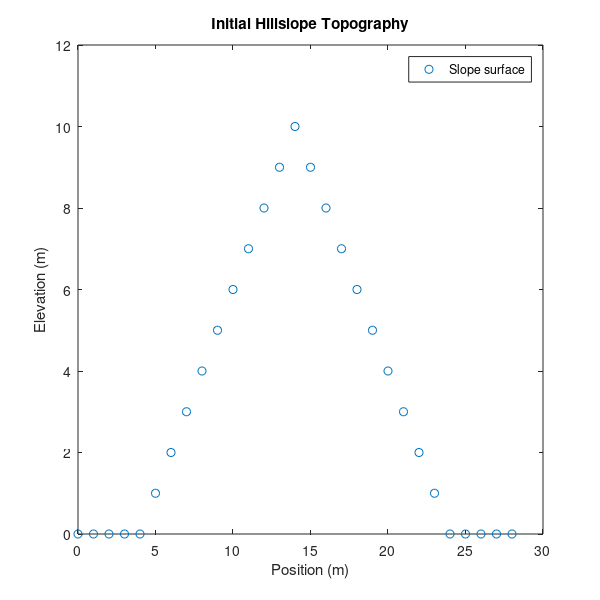
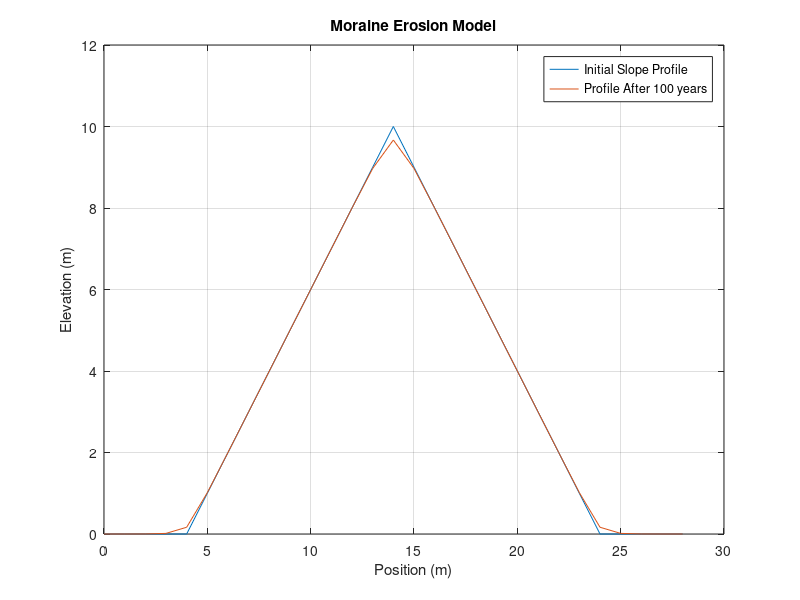

Write MATLAB code to recreate these figures, in order.
%% 
% *John Shuler*
%
% GEOS597 Homework #3: Hillslope evolution and plotting
%
% Due: 9/19/2016

close all;
clear all;
clc;
%% Part 1: The finite difference approximation
% *Step 1: Taylor Series expansion*
%
% $f(x,t+k)=f(x,t)+k*(\partial^2 f(x,t))/(\partial t)+(k^2/2)*((\partial^2 f(x,t))/\partial t^2)+ (k^3/6)*((\partial^3 f(x,t))/\partial t^3)$ ...
%
% *Step 2: The _forward_ difference operator for first derivatives*
%
% a.)   _O(h)_ represents all terms of order _h_ and higher. For the
% purposes of finite difference approximation here, these terms are
% dropped.
% 
% 
% b.)   $\partial f(x,t)/\partial t = (f(x,t+k)-f(x,t))/k + O(k)$  
%
% *Step 3: The _centered_ difference operator for second derivatives*
%
% $\partial^2 f(x,t+k)/\partial t^2 \approx (f(x,t+k)-2f(x,t)+f(x,t-k))/k^2$
%
% *Step 4: Approximate the derivatives*
%
% $\partial f(x,t)/\partial t \approx (f(x,t+k)-f(x,t))/k$
%% Part 2: The finite difference solution to the diffusion equation
%
% *Step 1: Approximate the partial differential equation*
% 
% $(z(x,t+k)-z(x,t))/k \approx \kappa*((z(x+h,t)-2(z(x,t)+z(x-h,t))/h^2)$
%
% *Step 2: Solve for the value of the function at time* _t+k_
%
% $z(x,t+k) \approx \kappa*k*((z(x+h,t)-2(z(x,t))+z(x-h,t))/h^2)+z(x,t)$
%
%% Part 3: Implementing the numerical solution
% *Step 1: Define parameters and constants*
kappa = 2*10^-3;        % topographic diffusivity [m^2/year]
dt    = 1;              % time step in [years]
dx    = 1;              % space interval [m]
%
%
% *Step 2: Make the initial model*
%
z = [0 0 0 0 0 1 2 3 4 5 6 7 8 9 10 9 8 7 6 5 4 3 2 1 0 0 0 0 0]; % [m]
nNode  = numel( z ); % [No] number of elements in the x-direction
xArray = ( 0 : nNode - 1 ) .* dx; % [m] make the x-position vector
%
% *At x = 14 m, z = 10 m, the maximum elevation.*
%
figure (1);
plot (xArray,z,'o');
title ('Initial Hillslope Topography')
xlabel ('Position (m)')
ylabel ('Elevation (m)')
legend ('Slope surface')
axis ([0 30 0 12])
set(gcf,'PaperUnits','inches','PaperPosition',[0 0 6 6])
print -dpng InitialCondition -r100
grid on
%
% *Step 3: Loop through time to compute the topography at* _t+dt_
%
tMax = 100;             % max time steps [years]
t0   = dt;              
zNew = zeros (nNode,tMax);
zNew(:,1) = z;
for it=t0+dt:dt:tMax;
    for ix=2:nNode-1;
    zNew(ix,it)=dt*kappa* ((zNew(ix+1,it-1) - 2*(zNew(ix,it-1)) + zNew(ix-1,it-1))/(dx^2)) + zNew(ix,it-1);
    end
end
%
% *Step 4: Plot results*
%
figure (2);
plot (xArray,z)
hold on;
plot (xArray,zNew(:,tMax))
legend ('Initial Slope Profile','Profile After 100 years')
title ('Moraine Erosion Model')
xlabel ('Position (m)')
ylabel ('Elevation (m)')
axis ([0 30 0 12])
grid on
 %
 %% Part 4: Discussion
 % Increasing tMax from 100 years to 1 million years significantly increases 
 % the rounding of the top of the moraine. More material is removed and deposited 
 % at the foot if the duration of exposure is increased, all other 
 % variables being constant. This is consistent with
 % our current understanding of moraine erosion and deposition (Putkonen et
 % al, 2008). In this example, our final moraine height varied from ~9.5 m
 % after 100 years to < 0.5 m after 100,000 years.
 %
 % Values of $\kappa$ most often vary within one order of magnitude of the
 % initial value used here, according to our lecture notes. Decreasing $\kappa$ 
 % by an order of magnitude results in decreased sediment movement. Increasing $\kappa$ by an order of
 % magnitude has the opposite effect, illustrating the necessity of
 % accurate estimates of $\kappa$ to increase model performance. In this
 % example, for tMax = 1000, the final height of the moraine varied by ~ 5
 % meters from $\kappa = 2e^-4$ to $\kappa = 2e^-2$.
 % 
 % 


